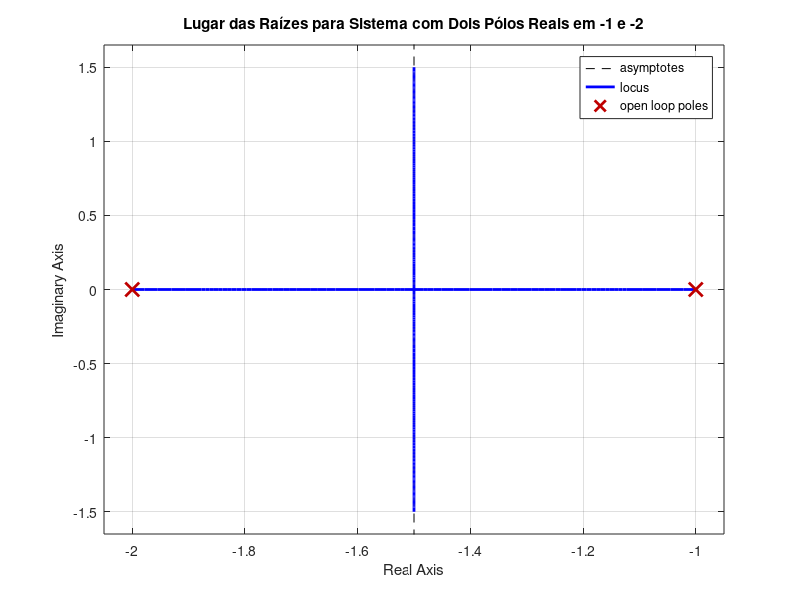
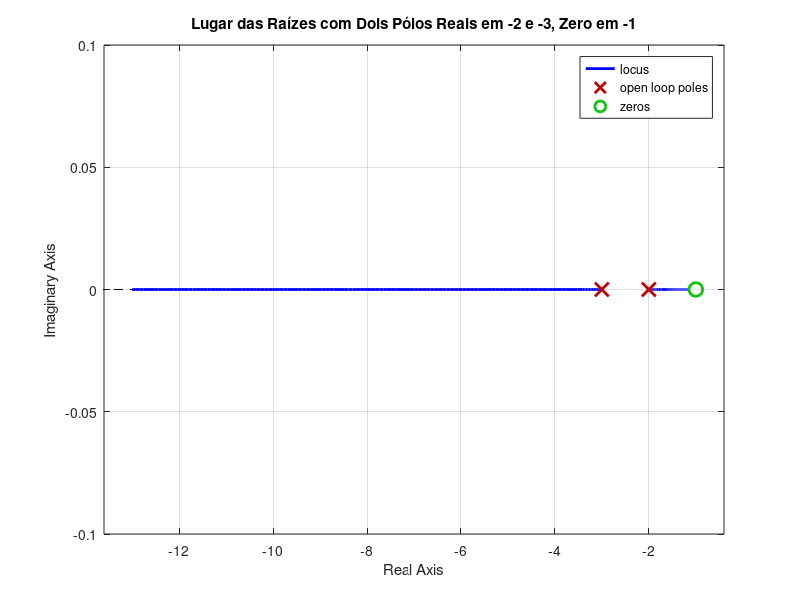
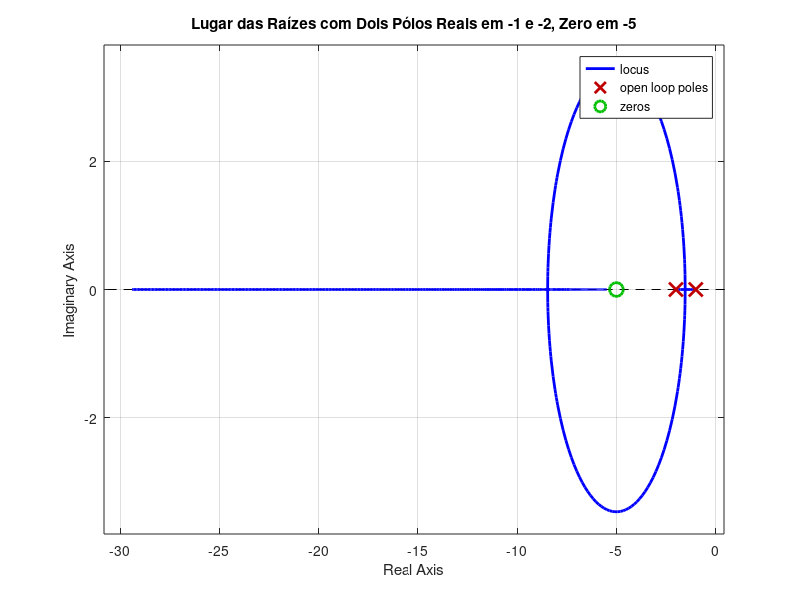
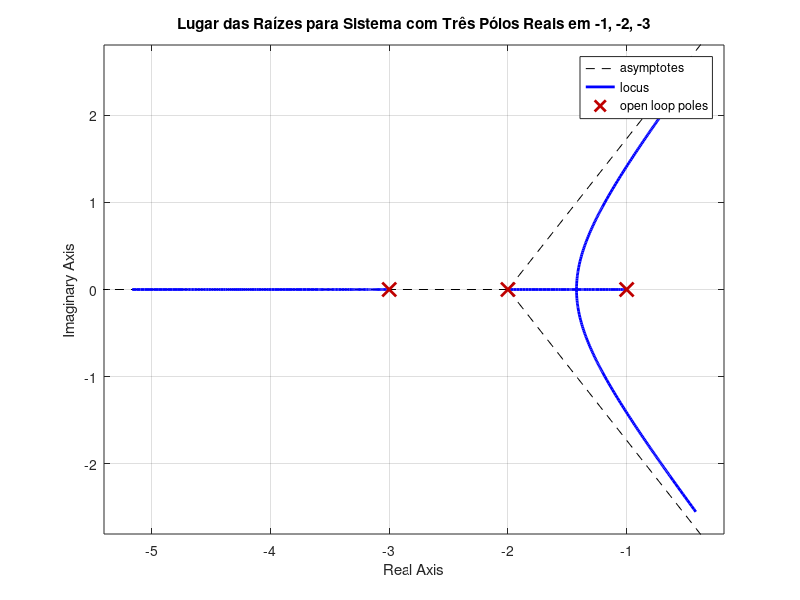

These charts were generated, in order, by the following MATLAB code:
% Script MATLAB para visualizar o lugar das raízes de diversos sistemas
% Limpa o espaço de trabalho e fecha as janelas de figura
clear all; close all; clc;

%% Exemplo 1: Dois pólos reais
% Sistema G(s) = K / ((s + 1)*(s + 2))
polo1 = 1; % Pólo localizado em s = -1
polo2 = 2; % Pólo localizado em s = -2
numerador1 = [1]; % Coeficiente do numerador
denominador1 = conv([1 polo1], [1 polo2]); % Coeficientes do denominador
sistema1 = tf(numerador1, denominador1); % Cria a função de transferência
figure;
rlocus(sistema1); % Plota o lugar das raízes
title('Lugar das Raízes para Sistema com Dois Pólos Reais em -1 e -2');
grid on;

%% Exemplo 2: Dois pólos reais e um zero, zero menor que os pólos
% Zero em s = -1, Pólos em s = -2 e s = -3
zero1 = 1; % Zero localizado em s = -1
polo1 = 2; % Pólo localizado em s = -2
polo2 = 3; % Pólo localizado em s = -3
numerador2 = [1 zero1]; % Coeficientes do numerador
denominador2 = conv([1 polo1], [1 polo2]); % Coeficientes do denominador
sistema2 = tf(numerador2, denominador2); % Cria a função de transferência
figure;
rlocus(sistema2); % Plota o lugar das raízes
title('Lugar das Raízes com Dois Pólos Reais em -2 e -3, Zero em -1');
grid on;

%% Exemplo 3: Dois pólos reais e um zero, zero maior que os pólos
% Zero em s = -5, Pólos em s = -1 e s = -2
zero1 = 5; % Zero localizado em s = -5
polo1 = 1; % Pólo localizado em s = -1
polo2 = 2; % Pólo localizado em s = -2
numerador3 = [1 zero1]; % Coeficientes do numerador
denominador3 = conv([1 polo1], [1 polo2]); % Coeficientes do denominador
sistema3 = tf(numerador3, denominador3); % Cria a função de transferência
figure;
rlocus(sistema3); % Plota o lugar das raízes
title('Lugar das Raízes com Dois Pólos Reais em -1 e -2, Zero em -5');
grid on;

%% Exemplo 4: Três pólos reais
% Pólos localizados em s = -1, s = -2, s = -3
polo1 = 1;
polo2 = 2;
polo3 = 3;
numerador4 = [1]; % Coeficientes do numerador
denominador4 = conv([1 polo1], conv([1 polo2], [1 polo3])); % Coeficientes do denominador
sistema4 = tf(numerador4, denominador4); % Cria a função de transferência
figure;
rlocus(sistema4); % Plota o lugar das raízes
title('Lugar das Raízes para Sistema com Três Pólos Reais em -1, -2, -3');
grid on;

%% Exemplo 5: Dois pólos complexos e um real, pólo real menor que a parte real dos complexos
% Pólo real em s = -1, pólos complexos em s = -2 ± j
polo_real = 1; % Pólo real em s = -1
polo_complexo_real = 2; % Parte real dos pólos complexos
polo_complexo_imag = 1; % Parte imaginária dos pólos complexos
numerador5 = [1]; % Coeficientes do numerador
denominador5 = conv([1 polo_real], [1 2*polo_complexo_real (polo_complexo_real^2 + polo_complexo_imag^2)]); % Coeficientes do denominador
sistema5 = tf(numerador5, denominador5); % Cria a função de transferência
figure;
rlocus(sistema5); % Plota o lugar das raízes
title('Lugar das Raízes com Pólo Real em -1 e Pólos Complexos em -2±j');
grid on;

%% Exemplo 6: Dois pólos complexos e um real, pólo real maior que a parte real dos complexos
% Pólo real em s = -3, pólos complexos em s = -1 ± j
polo_real = 3; % Pólo real em s = -3
polo_complexo_real = 1; % Parte real dos pólos complexos
polo_complexo_imag = 1; % Parte imaginária dos pólos complexos
numerador6 = [1]; % Coeficientes do numerador
denominador6 = conv([1 polo_real], [1 2*polo_complexo_real (polo_complexo_real^2 + polo_complexo_imag^2)]); % Coeficientes do denominador
sistema6 = tf(numerador6, denominador6); % Cria a função de transferência
figure;
rlocus(sistema6); % Plota o lugar das raízes
title('Lugar das Raízes com Pólo Real em -3 e Pólos Complexos em -1±j');
grid on;
